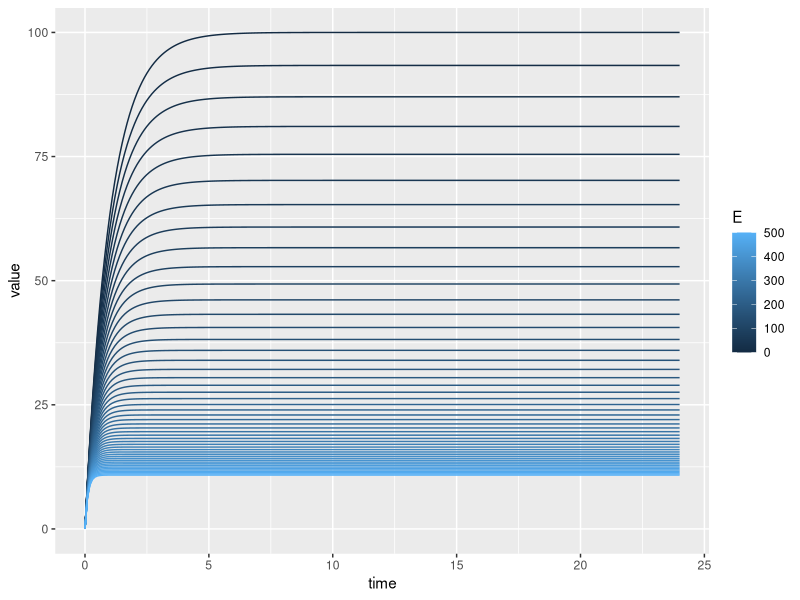
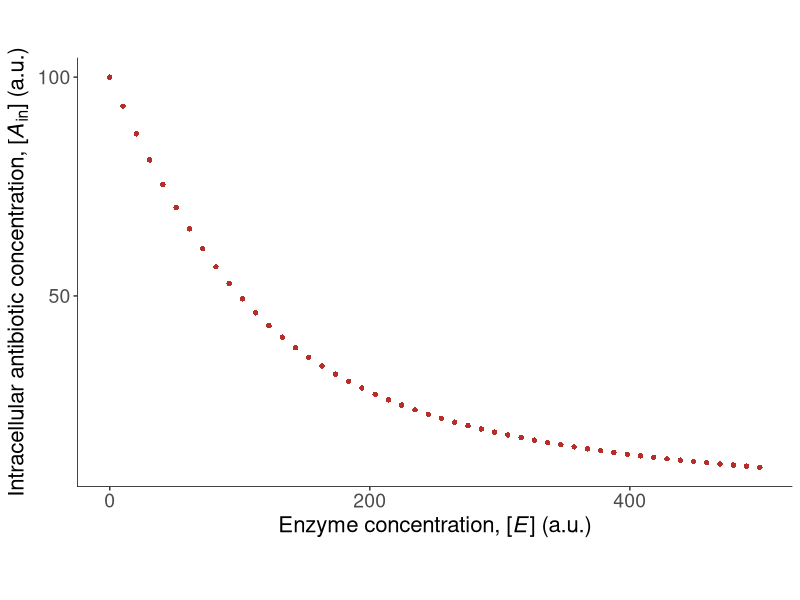

These charts were generated, in order, by the following R code: (Note: this script raises an error after producing the figures.)
rm(list = ls())
library(deSolve)
library(ggplot2)
library(tidyr)
library(scales)

# model formulation: dynamics of intracellular antibiotic
dAdt <- function(t, state, params) with(as.list(c(state, params)),
                                        {
                                          dA_in <- v0*(A_out - A_in) - v1*E*A_in/(K1 + A_in)       # internal antibiotic dynamics
                                          return(list(c(dA_in)))
                                        })

params <- c(
  v0 = 1,         # passive rate of internalization
  A_out = 100,    # extracellular antibiotic concentration
  v1 = 1,         # active degradation/externalization/inactivation rate
  K1 = 50,        # internal concentration for half-max rate of degradation/externalization/inactivation
  E = 0           # enzyme concentration
)

state <- c(
  A_in = 0        # initial intracellular concentration
)

# integrate equations
times <- seq(0, 24, by = 0.1)

plot_this <- data.frame(E = numeric(0),
                        time = numeric(0),
                        variable = character(0),
                        value = numeric(0))

for (Ei in seq(0, 500, length.out = 50)) {
  
  params['E'] <- Ei
  out <- as.data.frame(ode(y = state, times = times, func = dAdt, parms = params))
  out <- gather(out, variable, value, 2:ncol(out), factor_key=TRUE)
  
  plot_this <- rbind(plot_this,
                     cbind(E = Ei, out))
  
}



ggplot(plot_this, aes(x = time, y = value, group = E, color = E)) +
  geom_line()

ggplot(plot_this[plot_this$time == times[length(times)], ],
       aes(x = E, y = value)) +
  geom_point(color = '#b72d27',
             shape = 16) +
  scale_x_continuous(breaks = pretty_breaks(n = 3),
                     name = expression(paste('Enzyme concentration, [', italic(E), '] (a.u.)', sep = ''))) +
  scale_y_continuous(breaks = pretty_breaks(n = 2),
                     name = expression('Intracellular'~'antibiotic'~'concentration, ['*italic(A)[`in`]*'] (a.u.)')) +
  theme_bw() + 
  theme(aspect.ratio = 0.6,
        panel.grid = element_blank(),
        strip.background = element_blank(),
        legend.position = 'bottom',
        legend.text = element_text(vjust = 0),
        axis.title = element_text(size = 16),
        axis.text = element_text(size = 14),
        panel.border = element_blank()) +
  annotate("segment", x=-Inf, xend=Inf, y=-Inf, yend=-Inf, linewidth=0.5) +
  annotate("segment", x=-Inf, xend=-Inf, y=-Inf, yend=Inf, linewidth=0.5)

ggsave(filename = paste('./plots/Ain_vs_E.pdf', sep = ''),
       width = 75,
       height = 75,
       units = 'mm',
       limitsize = F)

# how does fitness depend on intracellular antibiotic?
f_vs_Ain <- function(A_in, Fmax = 1, Kf = 50) Fmax * Kf/(Kf + A_in)

plot_this$fitness <- f_vs_Ain(plot_this$value)
ggplot(plot_this[plot_this$time == times[length(times)], ],
       aes(x = value, y = fitness)) +
  geom_point(color = '#9e509b',
             shape = 16) +
  scale_x_continuous(breaks = pretty_breaks(n = 3),
                     name = expression('Intracellular'~'antibiotic'~'concentration, ['*italic(A)[`in`]*'] (a.u.)')) +
  scale_y_continuous(breaks = pretty_breaks(n = 2),
                     name = 'Fitness (a.u.)') +
  theme_bw() + 
  theme(aspect.ratio = 1,
        panel.grid = element_blank(),
        strip.background = element_blank(),
        legend.position = 'bottom',
        legend.text = element_text(vjust = 0),
        axis.title = element_text(size = 16),
        axis.text = element_text(size = 14),
        panel.border = element_blank()) +
  annotate("segment", x=-Inf, xend=Inf, y=-Inf, yend=-Inf, linewidth=0.5) +
  annotate("segment", x=-Inf, xend=-Inf, y=-Inf, yend=Inf, linewidth=0.5)

ggsave(filename = paste('./plots/F_vs_Ain.pdf', sep = ''),
       width = 50,
       height = 50,
       units = 'mm',
       limitsize = F)

ggplot(plot_this[plot_this$time == times[length(times)], ],
       aes(x = E, y = fitness)) +
  geom_point(color = 'black',
             shape = 16) +
  scale_x_continuous(breaks = pretty_breaks(n = 3),
                     name = expression(paste('Enzyme concentration, [', italic(E), '] (a.u.)', sep = ''))) +
  scale_y_continuous(breaks = pretty_breaks(n = 2),
                     name = 'Fitness (a.u.)') +
  theme_bw() + 
  theme(aspect.ratio = 1,
        panel.grid = element_blank(),
        strip.background = element_blank(),
        legend.position = 'bottom',
        legend.text = element_text(vjust = 0),
        axis.title = element_text(size = 16),
        axis.text = element_text(size = 14),
        panel.border = element_blank()) +
  annotate("segment", x=-Inf, xend=Inf, y=-Inf, yend=-Inf, linewidth=0.5) +
  annotate("segment", x=-Inf, xend=-Inf, y=-Inf, yend=Inf, linewidth=0.5)

ggsave(filename = paste('./plots/F_vs_E.pdf', sep = ''),
       width = 60,
       height = 60,
       units = 'mm',
       limitsize = F)

# background strains (enzyme expression normally distributed with avg. 250 and sd 50)
df <- data.frame(strain_id = 1:50,
                 E_background = rnorm(50, 250, 50))
df$E_plasmid <- df$E_background + rnorm(nrow(df), 100, 10) # effect of plasmid acquisition: enzyme expression increases by 100 units

df$fitness_background <- NA
df$fitness_plasmid <- NA

for (i in 1:nrow(df)) {
  
  params['E'] <- df$E_background[i]
  out <- as.data.frame(ode(y = state, times = times, func = dAdt, parms = params))
  out <- gather(out, variable, value, 2:ncol(out), factor_key=TRUE)
  
  df$fitness_background[i] <- f_vs_Ain(out$value[out$time == times[length(times)]])
  
  params['E'] <- df$E_plasmid[i]
  out <- as.data.frame(ode(y = state, times = times, func = dAdt, parms = params))
  out <- gather(out, variable, value, 2:ncol(out), factor_key=TRUE)
  
  df$fitness_plasmid[i] <- f_vs_Ain(out$value[out$time == times[length(times)]])
  
}

df$fitness_effect <- df$fitness_plasmid - df$fitness_background

ggplot(df,
       aes(x = fitness_background, y = fitness_effect)) +
  geom_point(color = 'black',
             shape = 16,
             cex = 2.5,
             alpha = 0.75) +
  geom_smooth(method = 'lm',
              formula = y ~ x,
              se = F,
              fullrange = T,
              color = 'gray') +
  scale_x_continuous(breaks = pretty_breaks(n = 3),
                     name = expression(paste('Background fitness, ', italic(F)[B], ' (a.u.)', sep = ''))) +
  scale_y_continuous(breaks = pretty_breaks(n = 2),
                     name = expression(paste('Fitness effect, ', Delta*italic(F), ' (a.u.)', sep = ''))) +
  theme_bw() + 
  theme(aspect.ratio = 0.6,
        panel.grid = element_blank(),
        strip.background = element_blank(),
        legend.position = 'bottom',
        legend.text = element_text(vjust = 0),
        axis.title = element_text(size = 16),
        axis.text = element_text(size = 14),
        panel.border = element_blank()) +
  annotate("segment", x=-Inf, xend=Inf, y=-Inf, yend=-Inf, linewidth=0.5) +
  annotate("segment", x=-Inf, xend=-Inf, y=-Inf, yend=Inf, linewidth=0.5)

ggsave(filename = paste('./plots/dF_vs_FB.pdf', sep = ''),
       width = 85,
       height = 85,
       units = 'mm',
       limitsize = F)
